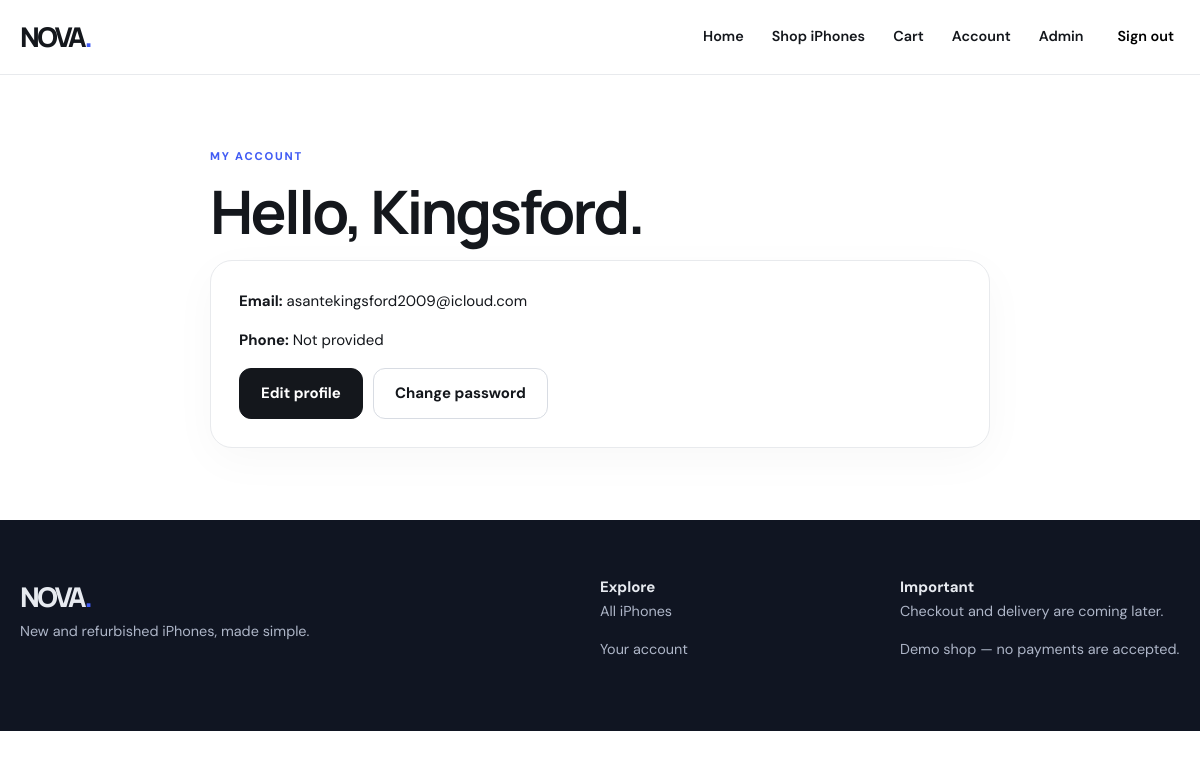
The app's page /customers (signed in) with its own data.
### app.py (models this page shows)
class User(db.Model):
    id = db.Column(db.Integer, primary_key=True)
    username = db.Column(db.String(50), nullable=False)
    email = db.Column(db.String(120), unique=True, nullable=False)
    password_hash = db.Column(db.String(255), nullable=False)
    userphone = db.Column(db.String(50))
    is_admin = db.Column(db.Boolean, nullable=False, default=False)
    cart = db.relationship('Cart', back_populates='user', uselist=False, cascade='all, delete-orphan')

### app.py (the view)
@app.route('/customers')
@login_required
def customers():
    return render_template('customer.html', user=db.session.get(User, session['user_id']))

### app.py (called while the page is built)
@app.context_processor
def shared_context():
    user = db.session.get(User, session.get('user_id')) if session.get('user_id') else None
    return {'current_user': user}

def login_required(func):
    @wraps(func)
    def wrapped(*args, **kwargs):
        if not session.get('user_id') or not db.session.get(User, session['user_id']):
            flash('Please sign in first.', 'warning')
            return redirect(url_for('login'))
        return func(*args, **kwargs)
    return wrapped

### templates/customer.html
{% extends 'base.html' %}{% block title %}My account | NOVA{% endblock %}{% block content %}<section class="container section narrow"><p class="eyebrow">MY ACCOUNT</p><h1 class="page-title">Hello, {{ user.username }}.</h1><div class="panel"><p><strong>Email:</strong> {{ user.email }}</p><p><strong>Phone:</strong> {{ user.userphone or 'Not provided' }}</p><div class="button-row"><a class="button" href="{{ url_for('edit_details') }}">Edit profile</a><a class="button secondary" href="{{ url_for('change_password') }}">Change password</a></div></div></section>{% endblock %}

### static/css/style.css (style rules this page uses)
:root { --ink:#14171c;--muted:#707680;--line:#e8eaed;--bg:#fff;--soft:#f5f6f8;--accent:#415cf4;--dark:#0d1224 }
* { box-sizing:border-box }
body { margin:0;color:var(--ink);background:var(--bg);font:15px/1.65 'DM Sans',Arial,sans-serif }
h1,h2,h3,p { margin-top:0 }
h1,h2,h3 { font-family:Manrope,Arial,sans-serif;line-height:1.15;letter-spacing:-.045em }
h1 { font-size:clamp(2.6rem,6vw,5rem) }
a { color:inherit;text-decoration:none }
.container { width:min(1160px,calc(100% - 36px));margin-inline:auto }
.section { padding-block:72px }
.eyebrow { font-size:.7rem;letter-spacing:.16em;font-weight:800;color:var(--accent);text-transform:uppercase }
.button { border:1px solid var(--ink);border-radius:12px;padding:12px 21px;background:var(--ink);color:#fff;display:inline-flex;align-items:center;justify-content:center;font-weight:700;white-space:nowrap }
.button.secondary { background:#fff;color:var(--ink);border-color:#d8dce3 }
.card-actions,.button-row { display:flex;gap:10px;flex-wrap:wrap;align-items:center }
.page-title { font-size:clamp(2.5rem,5vw,4rem);margin-bottom:14px }
.panel { border:1px solid var(--line);border-radius:22px;padding:28px;background:#fff;box-shadow:0 12px 45px #10182808 }
.narrow { max-width:780px }

### records on screen
User: username "Kingsford", email "asantekingsford2009@icloud.com", userphone "Not provided"
